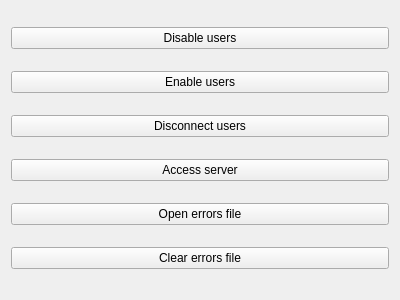
<?xml version="1.0" encoding="UTF-8"?>
<ui version="4.0">
 <class>Administrator</class>
 <widget class="QWidget" name="Administrator">
  <property name="geometry">
   <rect>
    <x>0</x>
    <y>0</y>
    <width>400</width>
    <height>300</height>
   </rect>
  </property>
  <property name="windowTitle">
   <string>Administrator</string>
  </property>
  <layout class="QVBoxLayout" name="verticalLayout">
   <item>
    <widget class="QPushButton" name="DisableUsersButton">
     <property name="text">
      <string>Disable users</string>
     </property>
    </widget>
   </item>
   <item>
    <widget class="QPushButton" name="EnableUsersButton">
     <property name="text">
      <string>Enable users</string>
     </property>
    </widget>
   </item>
   <item>
    <widget class="QPushButton" name="DisconnectUsersButton">
     <property name="text">
      <string>Disconnect users</string>
     </property>
    </widget>
   </item>
   <item>
    <widget class="QPushButton" name="AccessServerButton">
     <property name="text">
      <string>Access server</string>
     </property>
    </widget>
   </item>
   <item>
    <widget class="QPushButton" name="OpenErrorsFileButton">
     <property name="text">
      <string>Open errors file</string>
     </property>
    </widget>
   </item>
   <item>
    <widget class="QPushButton" name="ClearErrorsFileButton">
     <property name="text">
      <string>Clear errors file</string>
     </property>
    </widget>
   </item>
  </layout>
 </widget>
 <layoutdefault spacing="6" margin="11"/>
 <resources/>
 <connections/>
</ui>
